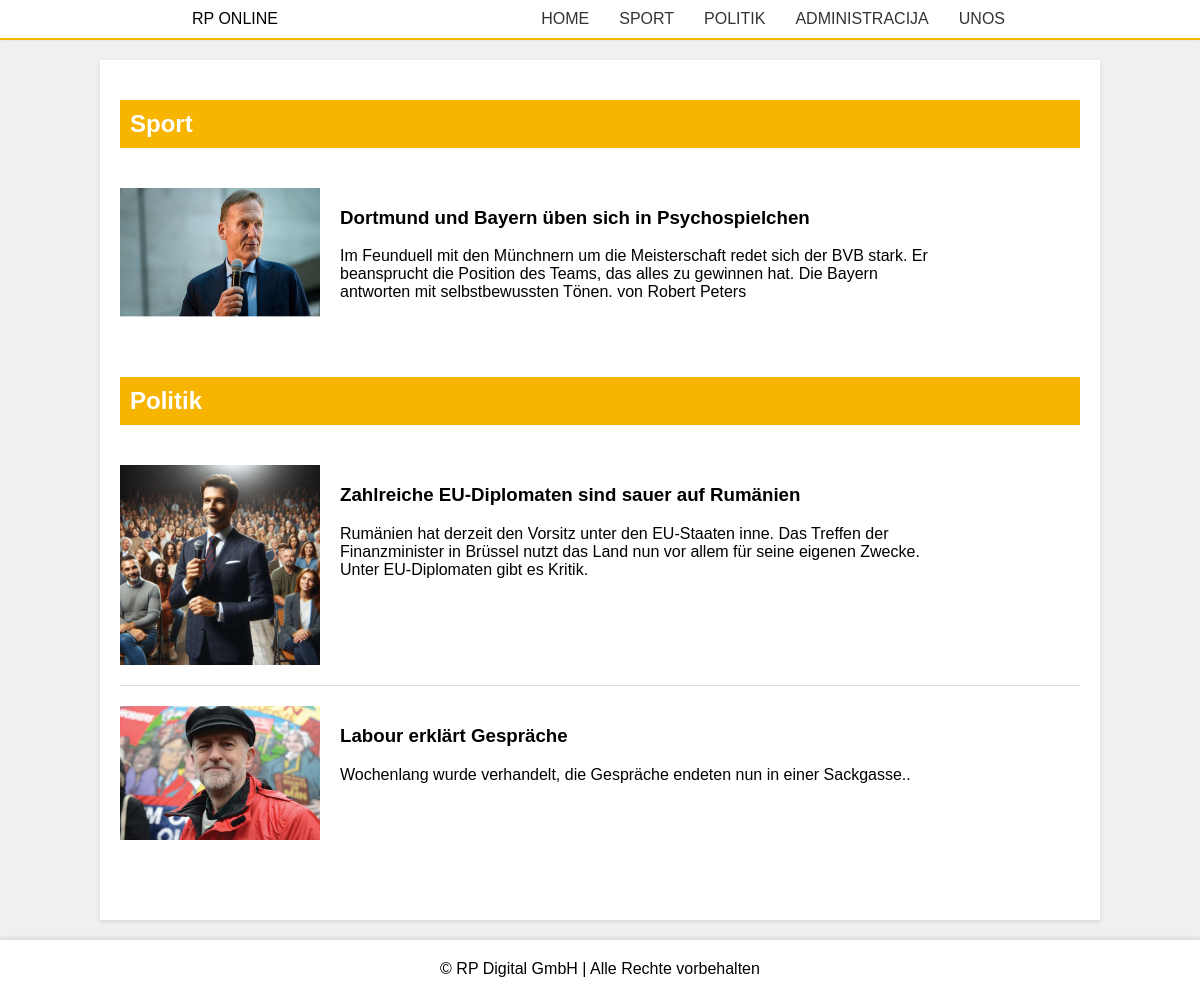
The page / on the database its author committed.
### tables this page shows
CREATE TABLE `news` (
  `id` int(11) NOT NULL,
  `title` varchar(255) NOT NULL,
  `summary` text NOT NULL,
  `content` text NOT NULL,
  `category` varchar(50) NOT NULL,
  `image_path` varchar(255) NOT NULL,
  `display` tinyint(1) NOT NULL,
  `created_at` timestamp NOT NULL DEFAULT current_timestamp()
);

### index.php (the view, shortened to what this page needs)
<?php
$servername = "localhost";
$username = "root";
$password = "";
$dbname = "news_baza";
$conn = new mysqli($servername, $username, $password, $dbname);
$categories = ["Sport", "Politik"];
$articles = [];
foreach ($categories as $category) {
    $sql = "SELECT * FROM news WHERE category='$category' AND display=1";
    $result = $conn->query($sql);
    $articles[$category] = $result->fetch_all(MYSQLI_ASSOC);
}
?>
<!DOCTYPE html>
<html lang="de">
<head>
    <link rel="stylesheet" href="pocetna.css">
</head>
<body>
    <div class="nav">
        <div class="naslov">RP ONLINE</div>
        <div class="linkovi">
            <a href="index.php">Home</a>
            <a href="sport.php">Sport</a>
            <a href="politik.php">Politik</a>
            <a href="administrator.php">Administracija</a>
            <a href="unos.html">Unos</a>
        </div>
    </div>
    <div class="main">
        <div class="content">
            <?php foreach ($categories as $category): ?>
                <div class="section">
                    <h2><?php echo $category; ?></h2>
                    <?php if (!empty($articles[$category])): ?>
                        <?php foreach ($articles[$category] as $article): ?>
                            <div class="article">
                                <img src="<?php echo $article['image_path']; ?>" alt="<?php echo $article['title']; ?>">
                                <div>
                                    <h3><a href="clanak.php?id=<?php echo $article['id']; ?>"><?php echo $article['title']; ?></a></h3>
                                    <p><?php echo $article['summary']; ?></p>
                                </div>
                            </div>
                        <?php endforeach; ?>
                    <?php else: ?>
                        <p>Nema dostupnih vijesti u ovoj kategoriji.</p>
                    <?php endif; ?>
                </div>
            <?php endforeach; ?>
        </div>
    </div>
    <div class="footer">
        © RP Digital GmbH | Alle Rechte vorbehalten
    </div>
</body>
</html>

### pocetna.css (style rules this page uses)
body { font-family: Arial, sans-serif; margin: 0; padding: 0; background-color: #f0f0f0; }
.nav { display: flex; justify-content: space-between; background-color: white; padding: 10px 0; border-bottom: 2px solid #f7b500; box-shadow: 0 1px 2px -2px gray; text-transform: uppercase; }
.nav .naslov { margin-left: 16%; }
.nav .linkovi { margin-right: 15%; display: flex; }
.nav a { margin: 0 15px; text-decoration: none; color: #333; }
.main { display: flex; justify-content: center; margin-top: 20px; }
.content { width: 80%; max-width: 1000px; background-color: #fff; padding: 20px; box-shadow: 0 2px 4px rgba(0, 0, 0, 0.1); }
.section { margin-bottom: 40px; }
.section h2 { background-color: #f7b500; padding: 10px; color: #fff; }
.article { display: flex; border-bottom: 1px solid #ddd; padding: 20px 0; }
.article a { text-decoration: none; color: black; }
.article:last-child { border-bottom: none; }
.article img { max-width: 200px; margin-right: 20px; }
.article div { max-width: 600px; }
.footer { text-align: center; padding: 20px; background-color: #ffffff; box-shadow: 0 -2px 4px rgba(0, 0, 0, 0.1); margin-top: 20px; }

### rows shown on the page
news: image_path (picture), title "Dortmund und Bayern üben sich in Psychospielchen", summary "Im Feunduell mit den Münchnern um die Meisterschaft redet sich der BVB stark. Er beansprucht die Position des Teams, das alles zu gewinnen hat. Die Bayern antworten mit selbstbewussten Tönen. von Robert Peters"
news: image_path (picture), title "Zahlreiche EU-Diplomaten sind sauer auf Rumänien", summary "Rumänien hat derzeit den Vorsitz unter den EU-Staaten inne. Das Treffen der Finanzminister in Brüssel nutzt das Land nun vor allem für seine eigenen Zwecke. Unter EU-Diplomaten gibt es Kritik."
news: image_path (picture), title "Labour erklärt Gespräche", summary "Wochenlang wurde verhandelt, die Gespräche endeten nun in einer Sackgasse.."

### other values the page prints
$category "Sport"
$category "Politik"
